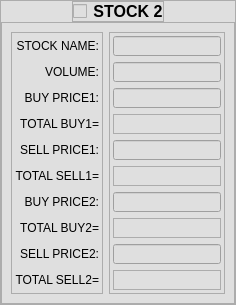
            <widget class="QFrame" name="frame_9">
             <property name="styleSheet">
              <string notr="true">background-color: rgb(223, 223, 223);</string>
             </property>
             <property name="frameShape">
              <enum>QFrame::StyledPanel</enum>
             </property>
             <property name="frameShadow">
              <enum>QFrame::Raised</enum>
             </property>
             <layout class="QVBoxLayout" name="verticalLayout_5">
              <property name="spacing">
               <number>0</number>
              </property>
              <property name="leftMargin">
               <number>0</number>
              </property>
              <property name="topMargin">
               <number>0</number>
              </property>
              <property name="rightMargin">
               <number>0</number>
              </property>
              <property name="bottomMargin">
               <number>0</number>
              </property>
              <item alignment="Qt::AlignHCenter|Qt::AlignTop">
               <widget class="QFrame" name="frame_16">
                <property name="frameShape">
                 <enum>QFrame::StyledPanel</enum>
                </property>
                <property name="frameShadow">
                 <enum>QFrame::Raised</enum>
                </property>
                <layout class="QHBoxLayout" name="horizontalLayout_7">
                 <property name="spacing">
                  <number>6</number>
                 </property>
                 <property name="leftMargin">
                  <number>0</number>
                 </property>
                 <property name="topMargin">
                  <number>0</number>
                 </property>
                 <property name="rightMargin">
                  <number>0</number>
                 </property>
                 <property name="bottomMargin">
                  <number>0</number>
                 </property>
                 <item>
                  <widget class="QCheckBox" name="STOCK2_checkBox">
                   <property name="text">
                    <string/>
                   </property>
                  </widget>
                 </item>
                 <item>
                  <widget class="QLabel" name="label_18">
                   <property name="font">
                    <font>
                     <pointsize>12</pointsize>
                     <weight>75</weight>
                     <bold>true</bold>
                    </font>
                   </property>
                   <property name="text">
                    <string>STOCK 2</string>
                   </property>
                   <property name="alignment">
                    <set>Qt::AlignCenter</set>
                   </property>
                  </widget>
                 </item>
                </layout>
               </widget>
              </item>
              <item>
               <widget class="QFrame" name="STOCK2_frame">
                <property name="sizePolicy">
                 <sizepolicy hsizetype="Preferred" vsizetype="Expanding">
                  <horstretch>0</horstretch>
                  <verstretch>0</verstretch>
                 </sizepolicy>
                </property>
                <property name="frameShape">
                 <enum>QFrame::StyledPanel</enum>
                </property>
                <property name="frameShadow">
                 <enum>QFrame::Raised</enum>
                </property>
                <layout class="QHBoxLayout" name="horizontalLayout_13">
                 <item>
                  <widget class="QFrame" name="frame_28">
                   <property name="frameShape">
                    <enum>QFrame::StyledPanel</enum>
                   </property>
                   <property name="frameShadow">
                    <enum>QFrame::Raised</enum>
                   </property>
                   <layout class="QVBoxLayout" name="verticalLayout_12">
                    <property name="leftMargin">
                     <number>3</number>
                    </property>
                    <property name="topMargin">
                     <number>3</number>
                    </property>
                    <property name="rightMargin">
                     <number>3</number>
                    </property>
                    <property name="bottomMargin">
                     <number>3</number>
                    </property>
                    <item>
                     <widget class="QLabel" name="label_17">
                      <property name="minimumSize">
                       <size>
                        <width>0</width>
                        <height>20</height>
                       </size>
                      </property>
                      <property name="maximumSize">
                       <size>
                        <width>16777215</width>
                        <height>20</height>
                       </size>
                      </property>
                      <property name="text">
                       <string>STOCK NAME:</string>
                      </property>
                      <property name="alignment">
                       <set>Qt::AlignRight|Qt::AlignTrailing|Qt::AlignVCenter</set>
                      </property>
                     </widget>
                    </item>
                    <item>
                     <widget class="QLabel" name="label_24">
                      <property name="minimumSize">
                       <size>
                        <width>0</width>
                        <height>20</height>
                       </size>
                      </property>
                      <property name="maximumSize">
                       <size>
                        <width>16777215</width>
                        <height>20</height>
                       </size>
                      </property>
                      <property name="text">
                       <string>VOLUME:</string>
                      </property>
                      <property name="alignment">
                       <set>Qt::AlignRight|Qt::AlignTrailing|Qt::AlignVCenter</set>
                      </property>
                     </widget>
                    </item>
                    <item>
                     <widget class="QLabel" name="label_26">
                      <property name="minimumSize">
                       <size>
                        <width>0</width>
                        <height>20</height>
                       </size>
                      </property>
                      <property name="maximumSize">
                       <size>
                        <width>16777215</width>
                        <height>20</height>
                       </size>
                      </property>
                      <property name="text">
                       <string>BUY PRICE1:</string>
                      </property>
                      <property name="alignment">
                       <set>Qt::AlignRight|Qt::AlignTrailing|Qt::AlignVCenter</set>
                      </property>
                     </widget>
                    </item>
                    <item>
                     <widget class="QLabel" name="label_27">
                      <property name="minimumSize">
                       <size>
                        <width>0</width>
                        <height>20</height>
                       </size>
                      </property>
                      <property name="maximumSize">
                       <size>
                        <width>16777215</width>
                        <height>20</height>
                       </size>
                      </property>
                      <property name="text">
                       <string>TOTAL BUY1=</string>
                      </property>
                      <property name="alignment">
                       <set>Qt::AlignRight|Qt::AlignTrailing|Qt::AlignVCenter</set>
                      </property>
                     </widget>
                    </item>
                    <item>
                     <widget class="QLabel" name="label_22">
                      <property name="minimumSize">
                       <size>
                        <width>0</width>
                        <height>20</height>
                       </size>
                      </property>
                      <property name="maximumSize">
                       <size>
                        <width>16777215</width>
                        <height>20</height>
                       </size>
                      </property>
                      <property name="text">
                       <string>SELL PRICE1:</string>
                      </property>
                      <property name="alignment">
                       <set>Qt::AlignRight|Qt::AlignTrailing|Qt::AlignVCenter</set>
                      </property>
                     </widget>
                    </item>
                    <item>
                     <widget class="QLabel" name="label_23">
                      <property name="minimumSize">
                       <size>
                        <width>0</width>
                        <height>20</height>
                       </size>
                      </property>
                      <property name="maximumSize">
                       <size>
                        <width>16777215</width>
                        <height>20</height>
                       </size>
                      </property>
                      <property name="text">
                       <string>TOTAL SELL1=</string>
                      </property>
                      <property name="alignment">
                       <set>Qt::AlignRight|Qt::AlignTrailing|Qt::AlignVCenter</set>
                      </property>
                     </widget>
                    </item>
                    <item>
                     <widget class="QLabel" name="label_21">
                      <property name="minimumSize">
                       <size>
                        <width>0</width>
                        <height>20</height>
                       </size>
                      </property>
                      <property name="maximumSize">
                       <size>
                        <width>16777215</width>
                        <height>20</height>
                       </size>
                      </property>
                      <property name="text">
                       <string>BUY PRICE2:</string>
                      </property>
                      <property name="alignment">
                       <set>Qt::AlignRight|Qt::AlignTrailing|Qt::AlignVCenter</set>
                      </property>
                     </widget>
                    </item>
                    <item>
                     <widget class="QLabel" name="label_20">
                      <property name="minimumSize">
                       <size>
                        <width>0</width>
                        <height>20</height>
                       </size>
                      </property>
                      <property name="maximumSize">
                       <size>
                        <width>16777215</width>
                        <height>20</height>
                       </size>
                      </property>
                      <property name="text">
                       <string>TOTAL BUY2=</string>
                      </property>
                      <property name="alignment">
                       <set>Qt::AlignRight|Qt::AlignTrailing|Qt::AlignVCenter</set>
                      </property>
                     </widget>
                    </item>
                    <item>
                     <widget class="QLabel" name="label_19">
                      <property name="minimumSize">
                       <size>
                        <width>0</width>
                        <height>20</height>
                       </size>
                      </property>
                      <property name="maximumSize">
                       <size>
                        <width>16777215</width>
                        <height>20</height>
                       </size>
                      </property>
                      <property name="text">
                       <string>SELL PRICE2:</string>
                      </property>
                      <property name="alignment">
                       <set>Qt::AlignRight|Qt::AlignTrailing|Qt::AlignVCenter</set>
                      </property>
                     </widget>
                    </item>
                    <item>
                     <widget class="QLabel" name="label_25">
                      <property name="minimumSize">
                       <size>
                        <width>0</width>
                        <height>20</height>
                       </size>
                      </property>
                      <property name="maximumSize">
                       <size>
                        <width>16777215</width>
                        <height>20</height>
                       </size>
                      </property>
                      <property name="text">
                       <string>TOTAL SELL2=</string>
                      </property>
                      <property name="alignment">
                       <set>Qt::AlignRight|Qt::AlignTrailing|Qt::AlignVCenter</set>
                      </property>
                     </widget>
                    </item>
                   </layout>
                  </widget>
                 </item>
                 <item>
                  <widget class="QFrame" name="frame_29">
                   <property name="frameShape">
                    <enum>QFrame::StyledPanel</enum>
                   </property>
                   <property name="frameShadow">
                    <enum>QFrame::Raised</enum>
                   </property>
                   <layout class="QVBoxLayout" name="verticalLayout_13">
                    <property name="leftMargin">
                     <number>3</number>
                    </property>
                    <property name="topMargin">
                     <number>3</number>
                    </property>
                    <property name="rightMargin">
                     <number>3</number>
                    </property>
                    <property name="bottomMargin">
                     <number>3</number>
                    </property>
                    <item>
                     <widget class="QLineEdit" name="STOCK2_NAME_lineEdit">
                      <property name="minimumSize">
                       <size>
                        <width>0</width>
                        <height>20</height>
                       </size>
                      </property>
                      <property name="maximumSize">
                       <size>
                        <width>16777215</width>
                        <height>20</height>
                       </size>
                      </property>
                     </widget>
                    </item>
                    <item>
                     <widget class="QLineEdit" name="STOCK2_VOLUME_lineEdit">
                      <property name="minimumSize">
                       <size>
                        <width>0</width>
                        <height>20</height>
                       </size>
                      </property>
                      <property name="maximumSize">
                       <size>
                        <width>16777215</width>
                        <height>20</height>
                       </size>
                      </property>
                     </widget>
                    </item>
                    <item>
                     <widget class="QLineEdit" name="STOCK2_BUY1_PRICE_lineEdit">
                      <property name="minimumSize">
                       <size>
                        <width>0</width>
                        <height>20</height>
                       </size>
                      </property>
                      <property name="maximumSize">
                       <size>
                        <width>16777215</width>
                        <height>20</height>
                       </size>
                      </property>
                     </widget>
                    </item>
                    <item>
                     <widget class="QLabel" name="STOCK2_TotalBuy1_label">
                      <property name="minimumSize">
                       <size>
                        <width>0</width>
                        <height>20</height>
                       </size>
                      </property>
                      <property name="maximumSize">
                       <size>
                        <width>16777215</width>
                        <height>20</height>
                       </size>
                      </property>
                      <property name="frameShape">
                       <enum>QFrame::StyledPanel</enum>
                      </property>
                      <property name="text">
                       <string/>
                      </property>
                      <property name="alignment">
                       <set>Qt::AlignLeading|Qt::AlignLeft|Qt::AlignVCenter</set>
                      </property>
                     </widget>
                    </item>
                    <item>
                     <widget class="QLineEdit" name="STOCK2_SELL1_PRICE_lineEdit">
                      <property name="minimumSize">
                       <size>
                        <width>0</width>
                        <height>20</height>
                       </size>
                      </property>
                      <property name="maximumSize">
                       <size>
                        <width>16777215</width>
                        <height>20</height>
                       </size>
                      </property>
                     </widget>
                    </item>
                    <item>
                     <widget class="QLabel" name="STOCK2_TotalSell1_label">
                      <property name="minimumSize">
                       <size>
                        <width>0</width>
                        <height>20</height>
                       </size>
                      </property>
                      <property name="maximumSize">
                       <size>
                        <width>16777215</width>
                        <height>20</height>
                       </size>
                      </property>
                      <property name="frameShape">
                       <enum>QFrame::StyledPanel</enum>
                      </property>
                      <property name="text">
                       <string/>
                      </property>
                     </widget>
                    </item>
                    <item>
                     <widget class="QLineEdit" name="STOCK2_BUY2_PRICE_lineEdit">
                      <property name="minimumSize">
                       <size>
                        <width>0</width>
                        <height>20</height>
                       </size>
                      </property>
                      <property name="maximumSize">
                       <size>
                        <width>16777215</width>
                        <height>20</height>
                       </size>
                      </property>
                     </widget>
                    </item>
                    <item>
                     <widget class="QLabel" name="STOCK2_TotalBuy2_label">
                      <property name="minimumSize">
                       <size>
                        <width>0</width>
                        <height>20</height>
                       </size>
                      </property>
                      <property name="maximumSize">
                       <size>
                        <width>16777215</width>
                        <height>20</height>
                       </size>
                      </property>
                      <property name="frameShape">
                       <enum>QFrame::StyledPanel</enum>
                      </property>
                      <property name="text">
                       <string/>
                      </property>
                      <property name="alignment">
                       <set>Qt::AlignLeading|Qt::AlignLeft|Qt::AlignVCenter</set>
                      </property>
                     </widget>
                    </item>
                    <item>
                     <widget class="QLineEdit" name="STOCK2_SELL2_PRICE_lineEdit">
                      <property name="minimumSize">
                       <size>
                        <width>0</width>
                        <height>20</height>
                       </size>
                      </property>
                      <property name="maximumSize">
                       <size>
                        <width>16777215</width>
                        <height>20</height>
                       </size>
                      </property>
                     </widget>
                    </item>
                    <item>
                     <widget class="QLabel" name="STOCK2_TotalSell2_label">
                      <property name="minimumSize">
                       <size>
                        <width>0</width>
                        <height>20</height>
                       </size>
                      </property>
                      <property name="maximumSize">
                       <size>
                        <width>16777215</width>
                        <height>20</height>
                       </size>
                      </property>
                      <property name="frameShape">
                       <enum>QFrame::StyledPanel</enum>
                      </property>
                      <property name="text">
                       <string/>
                      </property>
                     </widget>
                    </item>
                   </layout>
                  </widget>
                 </item>
                </layout>
               </widget>
              </item>
             </layout>
            </widget>
